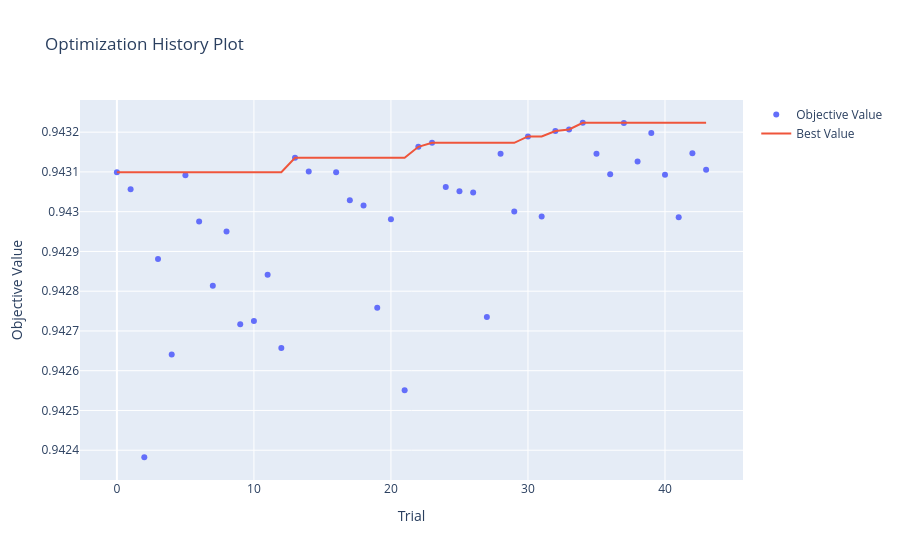

The notebook cell saved with this chart:
### Code cell
try:
    fig = optuna.visualization.plot_optimization_history(study)
    fig.show()
except NameError:
    print("Optuna wasn't run")

### Figure 1 — Plotly figure (JSON) as saved in the notebook; plotly's stock layout.template omitted (floating-point values rounded to 4 significant figures)
{"data": [{"mode": "markers", "name": "Objective Value", "type": "scatter", "x": [0, 1, 2, 3, 4, 5, 6, 7, 8, 9, 10, 11, 12, 13, 14, 16, 17, 18, 19, 20, 21, 22, 23, 24, 25, 26, 27, 28, 29, 30, 31, 32, 33, 34, 35, 36, 37, 38, 39, 40, 41, 42, 43], "y": [0.9431, 0.9431, 0.9424, 0.9429, 0.9426, 0.9431, 0.943, 0.9428, 0.943, 0.9427, 0.9427, 0.9428, 0.9427, 0.9431, 0.9431, 0.9431, 0.943, 0.943, 0.9428, 0.943, 0.9426, 0.9432, 0.9432, 0.9431, 0.9431, 0.943, 0.9427, 0.9431, 0.943, 0.9432, 0.943, 0.9432, 0.9432, 0.9432, 0.9431, 0.9431, 0.9432, 0.9431, 0.9432, 0.9431, 0.943, 0.9431, 0.9431]}, {"mode": "lines", "name": "Best Value", "type": "scatter", "x": [0, 1, 2, 3, 4, 5, 6, 7, 8, 9, 10, 11, 12, 13, 14, 15, 16, 17, 18, 19, 20, 21, 22, 23, 24, 25, 26, 27, 28, 29, 30, 31, 32, 33, 34, 35, 36, 37, 38, 39, 40, 41, 42, 43], "y": [0.9431, 0.9431, 0.9431, 0.9431, 0.9431, 0.9431, 0.9431, 0.9431, 0.9431, 0.9431, 0.9431, 0.9431, 0.9431, 0.9431, 0.9431, 0.9431, 0.9431, 0.9431, 0.9431, 0.9431, 0.9431, 0.9431, 0.9432, 0.9432, 0.9432, 0.9432, 0.9432, 0.9432, 0.9432, 0.9432, 0.9432, 0.9432, 0.9432, 0.9432, 0.9432, 0.9432, 0.9432, 0.9432, 0.9432, 0.9432, 0.9432, 0.9432, 0.9432, 0.9432]}, {"marker": {"color": "#cccccc"}, "mode": "markers", "name": "Infeasible Trial", "showlegend": false, "type": "scatter", "x": [], "y": []}], "layout": {"title": {"text": "Optimization History Plot"}, "xaxis": {"title": {"text": "Trial"}}, "yaxis": {"title": {"text": "Objective Value"}}}}
